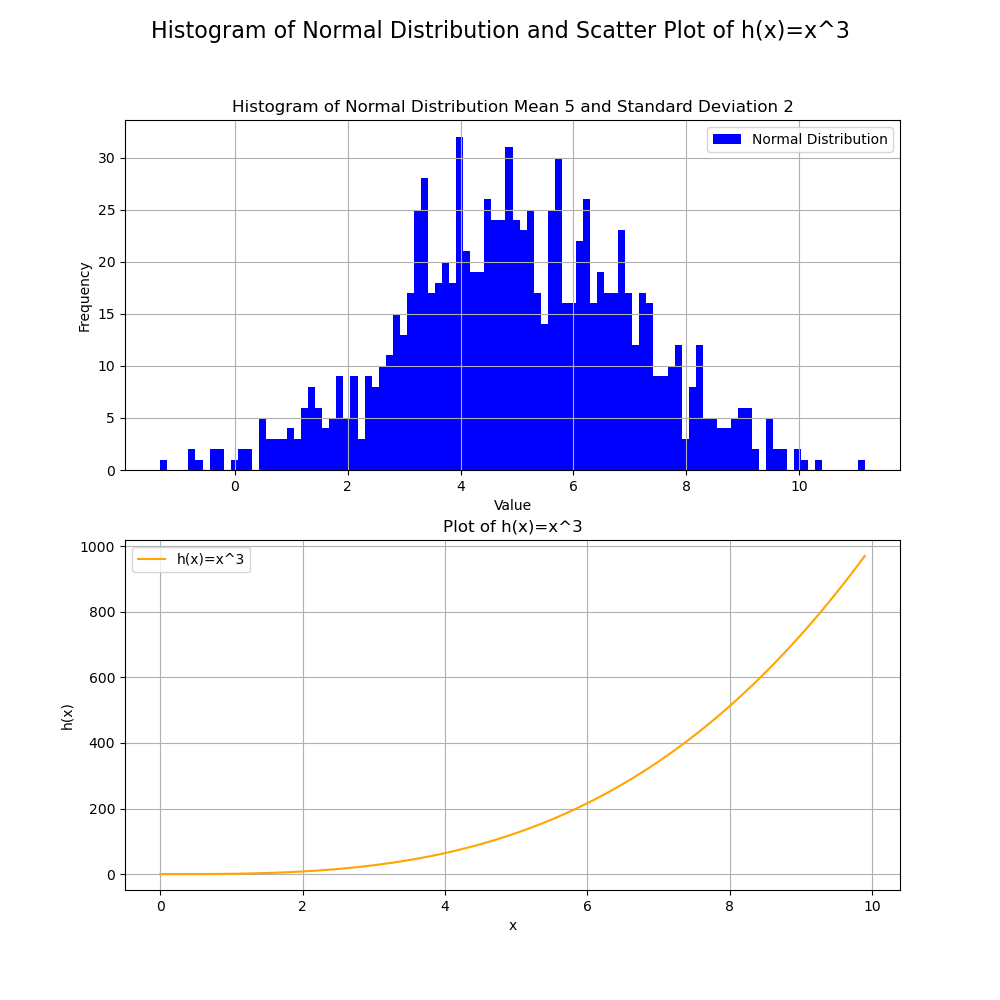

Write the Python code that produced this figure.
#------------------------------------------------------------------------------
# File: plottask.py
# Description: plot a histogram of a normal distribution of a 1000 values with a mean of 5 and standard deviation of 2, and a plot of the function h(x)=x3 in the range 0 to 10, on the one set of axes.
# Author: Clyde Watts
# Date: 2025-03-18
# Version: v1.0
#------------------------------------------------------------------------------
# Requirements
#------------------------------------------------------------------------------
#
#"Weekly Task 8
#Write a program called plottask.py that displays:
#
#a histogram of a normal distribution of a 1000 values with a mean of 5 and standard deviation of 2, 
#and a plot of the function  h(x)=x3 in the range 0 to 10, 
#on the one set of axes.
#Some marks will be given for making the plot look nice (legend etc).
#
#Please put a copy of the image of the plot (.png file) into the repository
#
#---------------------------------------------------------------------------------

import numpy as np
import matplotlib.pyplot as plt
import os


def main():
    # setup variables for normal distribution
    # mmakes it easier to change values
    mean = 5
    standard_deviation = 2
    number_of_values = 1000
    
    # setup 2 sublots for both plots 
    # datacamp course showed how to set style and a few other attributes
    # https://learn.datacamp.com/courses/introduction-to-data-visualization-with-matplotlib
    # make the plot a bit bigger because I have long titles
    fig, ax = plt.subplots(2, 1, figsize=(10, 10))
    fig.suptitle('Histogram of Normal Distribution and Scatter Plot of h(x)=x^3', fontsize=16)
    # Histogram of normal distribution
    ax[0].hist(np.random.normal(mean, standard_deviation, number_of_values), bins=100 \
        , color='blue', label='Normal Distribution')
    ax[0].set_title(f"Histogram of Normal Distribution Mean {mean} and Standard Deviation {standard_deviation}")
    ax[0].legend()
    ax[0].set_xlabel('Value')
    ax[0].set_ylabel('Frequency')
    ax[0].grid(True)
    # Plot of h(x)=x3
    # generate list of x values from 0 to 10
    # picked a step of 0.1 to get a smooth curve
    x = np.arange(0,10,0.1)
    # y values are x cubed
    y = x**3
    # assume that we want to plot a scatter plot
    ax[1].plot(x, y, color='orange', label='h(x)=x^3')
    ax[1].set_title('Plot of h(x)=x^3')
    ax[1].legend()
    ax[1].set_xlabel('x')
    ax[1].set_ylabel('h(x)')
    ax[1].grid(True)

    #plt.show()
    # save the plot
    # get directory of python script
    # saves me copying the file to the correct directory
    # __file__ is "this" python script
    # realpath gets the full path of the file
    # dirname gets the directory of the file
    dir_path = os.path.dirname(os.path.realpath(__file__))
    # save the plot in the same directory as the script
    plt.savefig(f'{dir_path}/plottask.png')


if __name__ == "__main__":
    main()